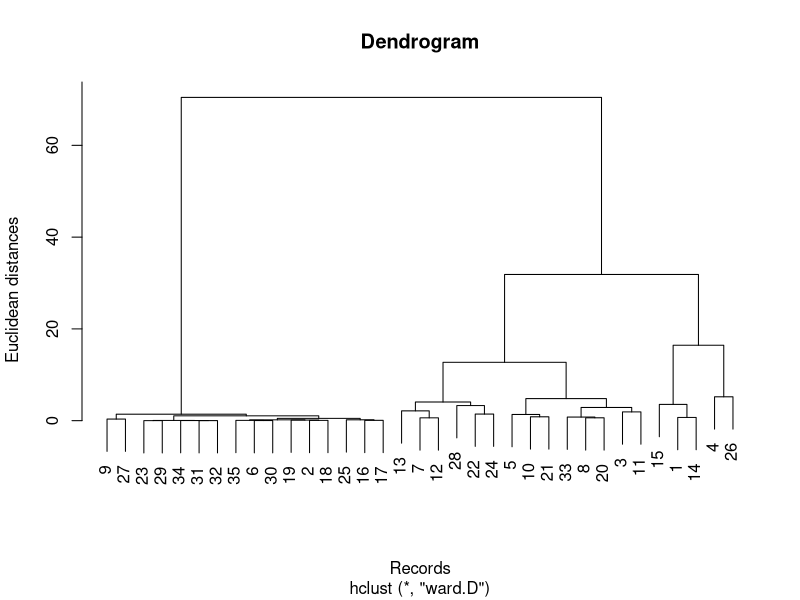
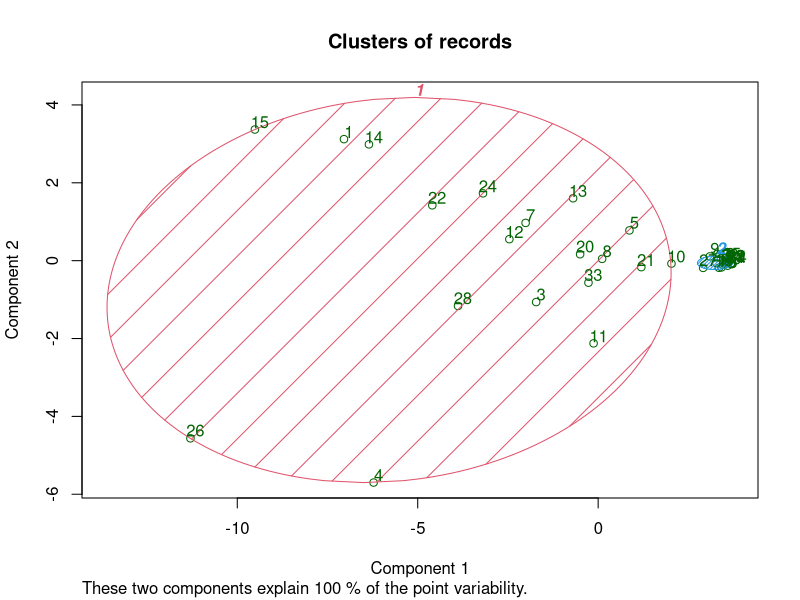

Source code (R) for these figures, in order:
# Hierarchical Clustering

# Importing the dataset
dataset = read.csv('DataGroupedBySTATENames.csv')
# Feature Scaling
#dataset[-1] = scale(dataset[-1])
dataset = dataset[,c(2:30)]
summary(prcomp(dataset, rank. = 2))
library(caret)
library(e1071)
pca = preProcess(x = dataset, method = 'pca', pcaComp = 2)
dataset = predict(pca, dataset)
# Using the dendrogram to find the optimal number of clusters
dendrogram = hclust(d = dist(dataset, method = 'euclidean'), method = 'ward.D')
plot(dendrogram,
     main = paste('Dendrogram'),
     xlab = 'Records',
     ylab = 'Euclidean distances')

# Fitting Hierarchical Clustering to the dataset
hc = hclust(d = dist(dataset, method = 'euclidean'), method = 'ward.D')
y_hc = cutree(hc, 2)

# Visualising the clusters
library(cluster)
clusplot(dataset,
         y_hc,
         lines = 0,
         shade = TRUE,
         color = TRUE,
         labels= 2,
         plotchar = FALSE,
         span = TRUE,
         main = paste('Clusters of records'),
)
